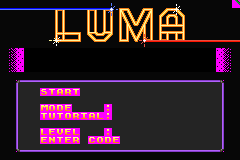

This is a level from a 2D game, rendered from its Tiled map with the project's own tilesets. A one-line summary and the complete map file follow:
An orthogonal 30x20 tile map with 8x8 px tiles, 3 tile layers (Bottom Layer, Mid layer, Top Layer).

<map version="1.5" tiledversion="1.7.2" orientation="orthogonal" renderorder="right-down" width="30" height="20" tilewidth="8" tileheight="8" infinite="0" nextlayerid="4" nextobjectid="1">
 <tileset firstgid="1" source="luma_gba.tsx" />
 <layer id="1" name="Bottom Layer" width="30" height="20">
  <data encoding="csv">
0,0,0,0,0,0,0,0,0,0,0,0,0,0,0,0,0,0,0,0,0,0,0,0,0,0,0,0,0,0,
0,0,0,0,0,0,0,0,0,0,0,0,0,0,0,0,0,0,0,0,0,0,0,0,0,0,0,0,0,0,
0,0,0,0,0,0,0,0,0,0,0,0,0,0,0,0,0,0,0,0,0,0,0,0,0,0,0,0,0,0,
0,0,0,0,0,0,0,0,0,0,0,0,0,0,0,0,0,0,0,0,0,0,0,0,0,0,0,0,0,0,
0,0,0,0,0,0,0,0,0,0,0,0,0,0,0,0,0,0,0,0,0,0,0,0,0,0,0,0,0,0,
0,0,0,0,0,0,0,0,0,0,0,0,0,0,0,0,0,0,0,0,0,0,0,0,0,0,0,0,0,0,
0,0,0,0,0,0,0,0,0,0,0,0,0,0,0,0,0,0,0,0,0,0,0,0,0,0,0,0,0,0,
0,0,0,0,0,0,0,0,0,0,0,0,0,0,0,0,0,0,0,0,0,0,0,0,0,0,0,0,0,0,
0,0,0,0,0,0,0,0,0,0,0,0,0,0,0,0,0,0,0,0,0,0,0,0,0,0,0,0,0,0,
0,0,0,0,0,0,0,0,0,0,0,0,0,0,0,0,0,0,0,0,0,0,0,0,0,0,0,0,0,0,
0,0,0,0,0,0,0,0,0,0,0,0,0,0,0,0,0,0,0,0,0,0,0,0,0,0,0,0,0,0,
0,0,0,0,0,0,0,0,0,0,0,0,0,0,0,0,0,0,0,0,0,0,0,0,0,0,0,0,0,0,
0,0,0,0,0,0,0,0,0,0,0,0,0,0,0,0,0,0,0,0,0,0,0,0,0,0,0,0,0,0,
0,0,0,0,0,0,0,0,0,0,0,0,0,0,0,0,0,0,0,0,0,0,0,0,0,0,0,0,0,0,
0,0,0,0,0,0,0,0,0,0,0,0,0,0,0,0,0,0,0,0,0,0,0,0,0,0,0,0,0,0,
0,0,0,0,0,0,0,0,0,0,0,0,0,0,0,0,0,0,0,0,0,0,0,0,0,0,0,0,0,0,
0,0,0,0,0,0,0,0,0,0,0,0,0,0,0,0,0,0,0,0,0,0,0,0,0,0,0,0,0,0,
0,0,0,0,0,0,0,0,0,0,0,0,0,0,0,0,0,0,0,0,0,0,0,0,0,0,0,0,0,0,
0,0,0,0,0,0,0,0,0,0,0,0,0,0,0,0,0,0,0,0,0,0,0,0,0,0,0,0,0,0,
0,0,0,0,0,0,0,0,0,0,0,0,0,0,0,0,0,0,0,0,0,0,0,0,0,0,0,0,0,0
</data>
 </layer>
 <layer id="3" name="Mid layer" width="30" height="20">
  <data encoding="csv">
0,0,0,0,0,0,0,0,0,0,0,0,0,0,0,0,0,0,0,0,0,0,0,0,0,0,0,0,0,0,
0,0,0,0,0,0,0,0,0,0,0,0,0,0,0,0,0,0,0,0,0,0,0,0,0,0,0,0,0,0,
0,0,0,0,0,0,0,0,0,0,0,0,0,0,0,0,0,0,0,0,0,0,0,0,0,0,0,0,0,0,
0,0,0,0,0,0,0,0,0,0,0,0,0,0,0,0,0,0,0,0,0,0,0,0,0,0,0,0,0,0,
0,0,0,0,0,0,0,0,0,0,0,0,0,0,0,0,0,0,0,0,0,0,0,0,0,0,0,0,0,0,
0,0,0,0,0,0,0,0,0,0,0,0,0,0,0,0,0,0,0,0,0,0,0,0,0,0,0,0,0,0,
0,0,0,0,0,0,0,0,0,0,0,0,0,0,0,0,0,0,0,0,0,0,0,0,0,0,0,0,0,0,
0,0,0,0,0,0,0,0,0,0,0,0,0,0,0,0,0,0,0,0,0,0,0,0,0,0,0,0,0,0,
0,0,0,0,0,0,0,0,0,0,0,0,0,0,0,0,0,0,0,0,0,0,0,0,0,0,0,0,0,0,
197,197,197,197,197,197,197,197,197,197,197,197,197,197,197,197,197,197,197,197,197,197,197,197,197,197,197,197,197,197,
197,197,197,197,197,197,197,197,197,197,197,197,197,197,197,197,197,197,197,197,197,197,197,197,197,197,197,197,197,197,
255,255,255,255,255,255,255,255,255,255,255,255,255,255,255,255,255,255,255,255,255,255,255,255,255,255,255,255,255,255,
255,255,255,255,255,255,255,255,255,255,255,255,255,255,255,255,255,255,255,255,255,255,255,255,255,255,255,255,255,255,
255,255,255,255,255,255,255,255,255,255,255,255,255,255,255,255,255,255,255,255,255,255,255,255,255,255,255,255,255,255,
255,255,255,255,255,255,255,255,255,255,255,255,255,255,255,255,255,255,255,255,255,255,255,255,255,255,255,255,255,255,
255,255,255,255,255,255,255,255,255,255,255,255,255,255,255,255,255,255,255,255,255,255,255,255,255,255,255,255,255,255,
255,255,255,255,255,255,255,255,255,255,255,255,255,255,255,255,255,255,255,255,255,255,255,255,255,255,255,255,255,255,
255,255,255,255,255,255,255,255,255,255,255,255,255,255,255,255,255,255,255,255,255,255,255,255,255,255,255,255,255,255,
197,197,197,197,197,197,197,197,197,197,197,197,197,197,197,197,197,197,197,197,197,197,197,197,197,197,197,197,197,197,
197,197,197,197,197,197,197,197,197,197,197,197,197,197,197,197,197,197,197,197,197,197,197,197,197,197,197,197,197,197
</data>
 </layer>
 <layer id="2" name="Top Layer" width="30" height="20">
  <data encoding="csv">
197,197,197,197,197,197,197,197,197,197,197,197,197,198,199,197,197,197,197,197,197,197,200,197,197,197,197,197,197,439,
201,201,201,201,201,201,202,203,204,201,202,203,205,206,207,208,213,218,219,220,221,222,223,224,197,197,197,197,197,197,
197,197,197,197,197,197,214,215,216,197,214,215,217,215,217,225,226,227,228,217,229,230,231,216,197,197,197,197,197,197,
197,197,197,197,197,197,214,215,216,197,214,215,217,236,217,215,237,238,215,217,239,240,241,216,197,197,197,197,197,197,
197,197,197,197,197,197,233,234,235,245,246,247,248,249,250,236,251,252,253,217,254,232,254,216,197,197,197,197,197,197,
197,197,197,197,197,197,242,243,244,244,257,258,244,259,260,244,261,262,263,264,264,264,264,264,264,264,264,264,264,264,
197,109,110,0,0,0,0,0,0,0,0,0,0,0,0,0,0,0,0,0,0,0,0,0,0,0,0,111,112,197,
197,109,110,0,0,0,0,0,0,0,0,0,0,0,0,0,0,0,0,0,0,0,0,0,0,0,0,111,112,197,
197,109,110,0,0,0,0,0,0,0,0,0,0,0,0,0,0,0,0,0,0,0,0,0,0,0,0,111,112,197,
197,197,197,197,197,197,197,197,197,197,197,197,197,197,197,197,197,197,197,197,197,197,197,197,197,197,197,197,197,197,
197,197,265,270,270,270,270,270,270,270,270,270,270,270,270,270,270,270,270,270,270,270,270,270,270,270,270,266,197,197,
197,197,269,0,0,84,85,66,83,85,0,0,0,0,0,0,0,0,0,0,0,0,0,0,0,0,0,272,197,197,
197,197,269,0,0,0,0,0,0,0,0,0,0,0,0,0,0,0,0,0,0,0,0,0,0,0,0,272,197,197,
197,197,269,0,0,78,80,69,70,0,0,0,0,59,0,0,0,0,0,0,0,0,0,0,0,0,0,272,197,197,
197,197,269,0,0,85,86,85,80,83,74,66,77,59,0,0,0,0,0,0,0,0,0,0,0,0,0,272,197,197,
197,197,269,0,0,0,0,0,0,0,0,0,0,0,0,0,0,0,0,0,0,0,0,0,0,0,0,272,197,197,
197,197,269,0,0,77,70,87,70,77,0,0,0,59,0,0,0,0,0,0,0,0,0,0,0,0,0,272,197,197,
197,197,269,0,0,70,79,85,70,83,0,68,80,69,70,0,0,0,0,0,0,0,0,0,0,0,0,272,197,197,
197,197,267,271,271,271,271,271,271,271,271,271,271,271,271,271,271,271,271,271,271,271,271,271,271,271,271,268,197,197,
197,197,197,197,197,197,197,197,197,197,197,197,197,197,197,197,197,197,197,197,197,197,197,197,197,197,0,0,0,0
</data>
 </layer>
</map>